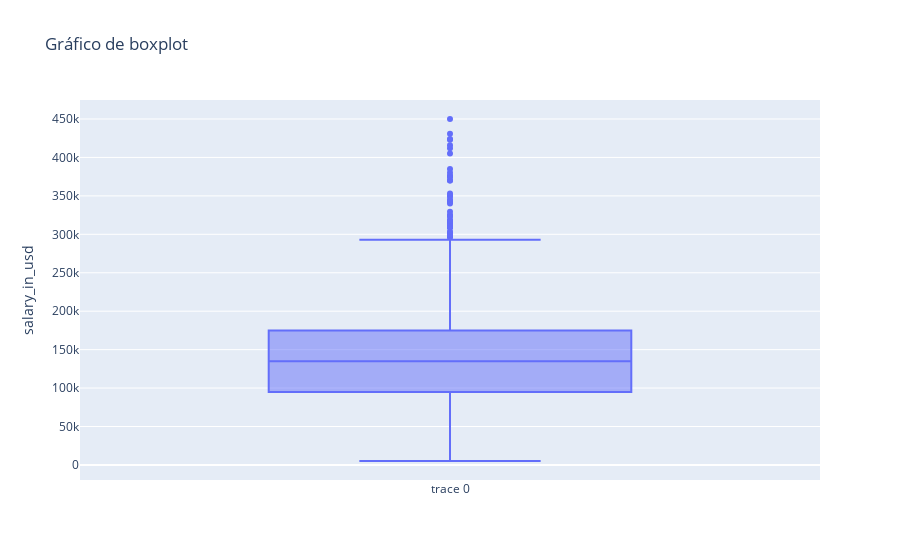

Notebook source saved alongside this figure:
### Markdown cell above
Por otro lado estos 63 casos que ganan más de 290,000 USD si pueden ser considerados atipicos pues se considera que ahora ya todos los datose encuentran 'normalizados' y aún así existen 64 de 3750 valores que parecen tener un valor mucho más grande que el de la mayoría de los datos.

### Code cell
import plotly.graph_objects as go


# Crear el gráfico de boxplot
fig = go.Figure(data=go.Box(y=ds_salaries['salary_in_usd']))

# Personalizar el gráfico
fig.update_layout(
    title='Gráfico de boxplot',
    yaxis_title='salary_in_usd'
)

# Mostrar el gráfico
fig.show()

### Figure 1 — Plotly figure (JSON) as saved in the notebook; plotly's stock layout.template omitted (floating-point values rounded to 4 significant figures; data arrays with more than 128 entries replaced by an {"elided": "..."} marker saying what was removed)
{"data": [{"type": "box", "y": {"elided": "3755 int values"}}], "layout": {"title": {"text": "Gráfico de boxplot"}, "yaxis": {"title": {"text": "salary_in_usd"}}}}
